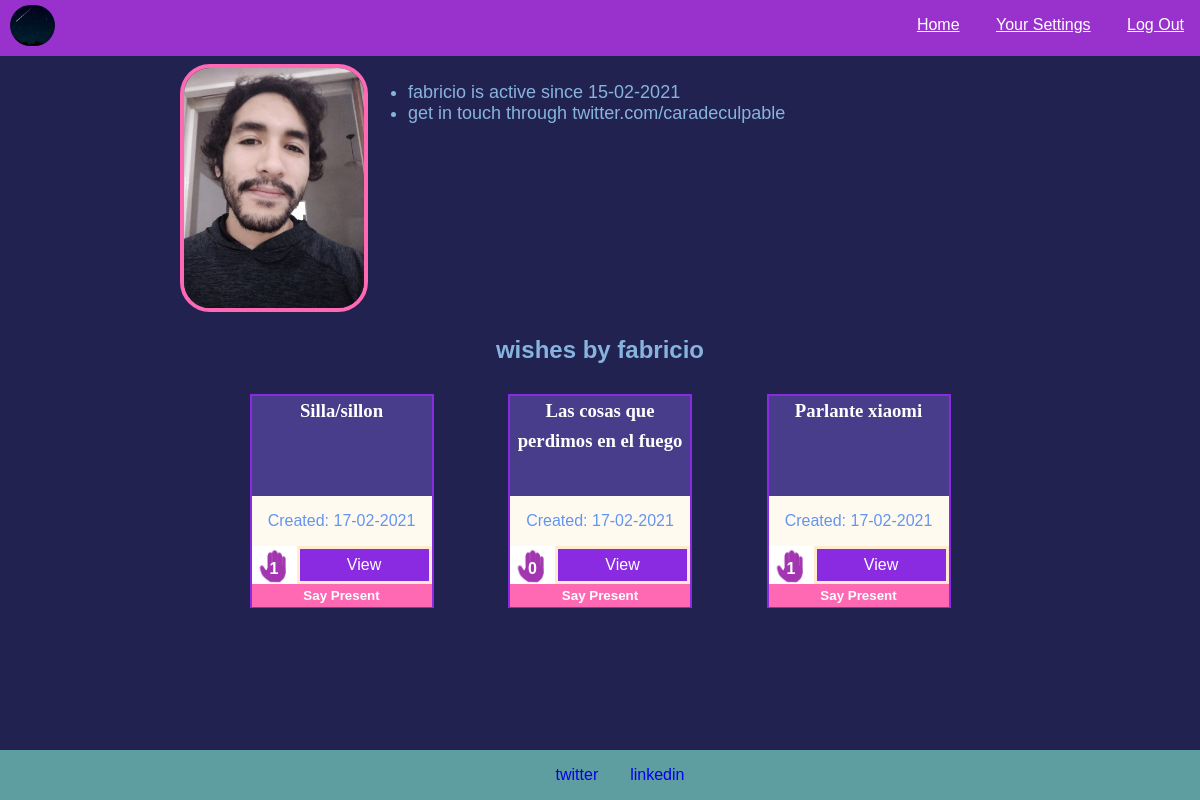
Screenshot of /user/11/wishes with the database file from the repository.
### app.py (models this page shows)
class User(db.Model):
    id = db.Column(db.Integer, primary_key=True)
    username = db.Column(db.String(20), nullable=False)
    password = db.Column(db.String(100), nullable=False)
    email = db.Column(db.String(40), nullable=False)
    active = db.Column(db.DateTime, default=datetime.now)
    social = db.Column(db.Text)
    products = db.relationship("Product", backref="user")

class Product(db.Model):
    id = db.Column(db.Integer, primary_key=True)
    name = db.Column(db.String(50), nullable=False)
    link = db.Column(db.Text, nullable=False)
    store = db.Column(db.String(5), nullable=False) # puede ser nullable esto?
    additional = db.Column(db.String(140))
    user_id = db.Column(db.Integer, db.ForeignKey("user.id"), nullable=False)
    created =  db.Column(db.DateTime, default=datetime.now)

### app.py (the view)
@app.route("/user/<int:id>/wishes", methods = ["GET", "POST"])
def view_user(id):
    if request.method == "POST":
        visitor = session["user_id"]
        card_id = request.form.get("card_id")
        print(f"This is the id of the present you postulated to: {card_id}")
        candidate = Candidate(
            product_id = card_id,
            candidate_id = visitor
        )
        db.session.add(candidate)
        db.session.commit()
        visitor_info =  User.query.filter_by(id=visitor).first()
        receptor_info = User.query.filter_by(id=id).first()
        print(receptor_info.email)
        bodymsg = f"You have a candidate for one of your wishes, {visitor_info.username}! \nYou can reach out at {visitor_info.email}. \nwishlist team"
        msg = Message("News for you!",
            sender='wishlist.app.arg@gmail.com',
            recipients=[f"{receptor_info.email}"])
        msg.body = bodymsg
        mail.send(msg)
        flash(f"You've postulated to the wish #{card_id}")
        return redirect("/")
    else:
        visited_user = User.query.get_or_404(id)
        print(f"Name of visited user: {visited_user.username}.\n * Visited_user products:\n{visited_user.products}")
        vu_cards = visited_user.products # does not filter checked-out products
        is_available = []
        for prod in vu_cards:
            checked = Checked.query.filter_by(product_id = prod.id).first()
            if checked==None:
                is_available.append(prod)
        cards_dict = {}
        for card in is_available:
            count = len(Candidate.query.filter_by(product_id=card.id).all())
            dk = str(card.id)
            cards_dict[dk] = count
        return render_template("viewuser.html", user=visited_user, counter=cards_dict, available=is_available)

### app.py (called while the page is built)
@app.template_filter()
def datetimeformat(date, format='%d-%m-%Y'):
    return date.strftime(format)

@app.after_request
def after_request(response):
    response.headers["Cache-Control"] = "no-cache, no-store, must-revalidate"
    response.headers["Expires"] = 0
    response.headers["Pragma"] = "no-cache"
    return response

### templates/viewuser.html (shortened to what this page needs)
{% extends 'base.html' %}
{% block main %}
<div class="feature">
  <div class="feature-img">
    <img src="/static/images/{{user.id}}.jpg" alt="your handsome/gorgeous face winning at things" class="profile-pic">
  </div>
  <div class="feature-text">
    <ul>
      <li>{{user.username}} is active since {{user.active|datetimeformat}}</li>
      {% if user.social %}
      <li>get in touch through {{user.social}}</li>
      {% else %}
      <li>hasn't add social media info</li>
      {% endif %}
    </ul>
  </div>
</div>
<h2 style="text-align:center;">wishes by {{user.username}}</h2>
{% if user.products|length>0 %}
  <div class="cards-container">
      {% for card in user.products %}
      {% if card in available %}
      <div class="visited-card">
        <h3 class="card-title">{{card.name}}</h3>
        <p>Created: {{card.created|datetimeformat}}</p>
        <div class="card-info-div">
          <div class="count-div">{{counter[(card.id)|string]}}</div>
          <button onclick="window.open('{{card.link}}','_blank');" class="view-btn" type="button">View</button>
        </div>
        <form action="{{url_for('view_user', id=user.id)}}" method="POST">
          <input type="submit" value="Say Present" class="card-submit-btn">
        </form>
      </div>
      {% endif %}
      {% endfor %}
  </div>
{% else %}
<p>No wishes here [:1]</p>
{% endif %}
{% endblock %}

### templates/base.html (shortened to what this page needs)
<!DOCTYPE html>
<html lang="en">
    <head>
        <link rel="stylesheet" href="/static/styles.css">
    </head>
    <body>
        <div id="page-container">
            {% include "navbar.html" %}
            <div id="content-wrap">
                {% block main %}
                {% endblock %}
            </div>
            <footer id="footer">
                <ul id="bottom-bar">
                    <li><a href="https://www.twitter.com/caradeculpable">twitter</a></li>
                    <li><a href="https://www.linkedin.com/in/fabricio-saavedra-n1271991/">linkedin</a></li>
                </ul>
            </footer>
        </div>
    </body>
</html>

### templates/navbar.html
<header id="header">
    <img src="/static/images/ws.png" alt="logo" id="logo-img">
    <nav id="navbar">
      <ul>
          <li><a href="/">Home</a></li>
          <li><a href="{{url_for('settings')}}">Your Settings</a></li>
          <li><a href="/logout">Log Out</a></li>
      </ul>
    </nav>
  </header>

### static/styles.css (style rules this page uses)
body, html { margin:0; height:100%; position:relative; }
#header { background-color:darkorchid; position:fixed; top:0; height:7vh; min-width:100%; text-align: right; }
#logo-img { float:left; margin-top:5px; margin-left:10px; width:45px; border-radius:40px; }
#navbar { display:inline-block; color:cornsilk; }
#navbar li { display: inline-block; margin: 0 1rem; }
#navbar li a:link { color:white; }
#page-container { background-color:rgb(34, 34, 80); color:rgb(135, 180, 222); font-family:tahoma, arial; min-height: 100%; position:relative; }
#content-wrap { padding-top:4rem; margin:0 auto; width:70%; padding-bottom:5rem; }
.feature { display:flex; justify-items:space-between; }
.feature-text { font-size:large; }
.profile-pic { max-width:180px; border-radius:30px; border:4px solid hotpink; }
#footer ul { display:flex; flex-direction:row; justify-content: center; }
.cards-container { display:flex; flex-direction:row; justify-content:space-evenly; flex-wrap:wrap; }
.visited-card { position:relative; width:180px; height:210px; border:2px solid blueviolet; text-align:center; margin:10px 5px; }
.card-info-div { width:100%; position:relative; display:flex; }
.count-div { width: 25%; height:38px; display:inline-block; line-height:45px; color:white; font-weight: bold; background-image:url("../static/images/manocasera.png"); background-size:cover; }
.view-btn { display:inline; width:75%; background-color:blueviolet; border:3px solid blanchedalmond; color:white; font-size:16px; }
.card-title { height:100px; background-color: darkslateblue; color:white; font-family:tahoma; font-weight: bolder; line-height:30px; margin:0; }
.card p, .visited-card p { background-color:floralwhite; color:cornflowerblue; height:50px; line-height:50px; margin:0; }
.card-submit-btn { display:block; width:100%; border:3px solid hotpink; background-color: hotpink; color:white; font-weight: bold; }
#footer { background-color: cadetblue; position:absolute; bottom:0; width:100%; }
#footer a:link, #footer a:visited { text-decoration:none; }
#bottom-bar li { display:inline-block; margin:0 1rem; }

### rows the page displays
User: username "fabricio", active "15-02-2021", social "twitter.com/caradeculpable"
Product: name "Silla/sillon", created "17-02-2021", id "1"
Product: name "Las cosas que perdimos en el fuego", created "17-02-2021", counter "0"
Product: name "Parlante xiaomi", created "17-02-2021", counter "1"
